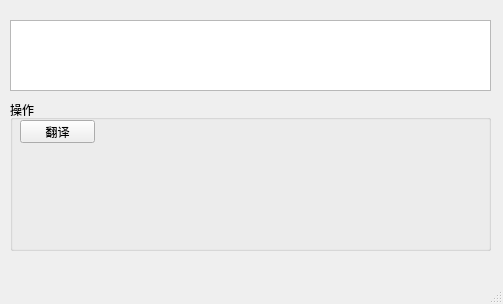
<?xml version="1.0" encoding="UTF-8"?>
<ui version="4.0">
 <class>TranslatorMain</class>
 <widget class="QMainWindow" name="TranslatorMain">
  <property name="geometry">
   <rect>
    <x>0</x>
    <y>0</y>
    <width>503</width>
    <height>304</height>
   </rect>
  </property>
  <property name="windowTitle">
   <string>O2T Translator</string>
  </property>
  <widget class="QWidget" name="centralwidget">
   <widget class="QGroupBox" name="gb_do">
    <property name="geometry">
     <rect>
      <x>10</x>
      <y>100</y>
      <width>481</width>
      <height>151</height>
     </rect>
    </property>
    <property name="title">
     <string>操作</string>
    </property>
    <widget class="QPushButton" name="pbtn_translate">
     <property name="geometry">
      <rect>
       <x>10</x>
       <y>20</y>
       <width>75</width>
       <height>23</height>
      </rect>
     </property>
     <property name="text">
      <string>翻译</string>
     </property>
    </widget>
   </widget>
   <widget class="QPlainTextEdit" name="pte_result">
    <property name="geometry">
     <rect>
      <x>10</x>
      <y>20</y>
      <width>481</width>
      <height>71</height>
     </rect>
    </property>
   </widget>
  </widget>
  <widget class="QMenuBar" name="menubar">
   <property name="geometry">
    <rect>
     <x>0</x>
     <y>0</y>
     <width>503</width>
     <height>23</height>
    </rect>
   </property>
  </widget>
  <widget class="QStatusBar" name="statusbar"/>
 </widget>
 <resources/>
 <connections/>
</ui>
